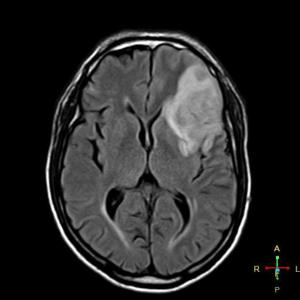
%> input picture images/3.jpg, 300 x 300 px
$ octave neuro_edge_detect.m   (GNU Octave 9; MATLAB toolbox functions it lacks are replaced by stand-ins)
%> lines starting %> are read from the running program, lines starting %| are printed output that depends on the picture
clc;
clear;
test_im = imread('images\3.jpg');
%> test_im is the input picture: size 300x300x3 uint8; mean R, G, B 39.9, 39.9, 39.8
if size(test_im,3) == 3
    test_im = rgb2gray(test_im);
%> test_im: size 300x300 uint8
end
test_im = imresize(test_im,[256 256]);
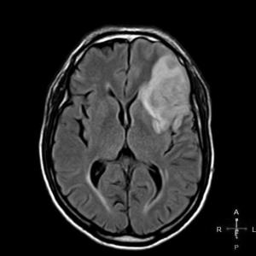
%> test_im: size 256x256 uint8; min 0, max 255, mean 39.9
test_im = im2double(test_im);
%> test_im: size 256x256 double
test_im = imnoise(test_im,'gaussian',0,0.04);
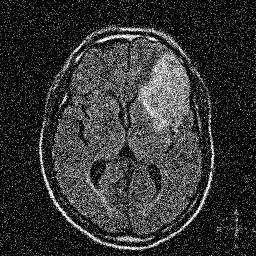
%> test_im: size 256x256 double; min 0, max 1, mean 0.203
fuzzy_edges = zeros(size(test_im));
%> (the run ends here)

$ run again, with images/1.jpg copied over images/3.jpg
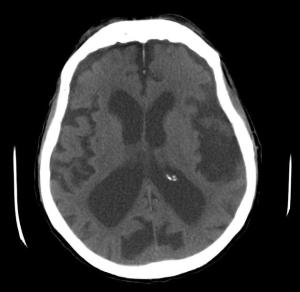
%> input picture images/1.jpg, 300 x 292 px
%> test_im is the input picture: size 292x300 uint8; min 0, max 255, mean 60.5
%> `test_im = imnoise(test_im,'gaussian',0,0.04);`:
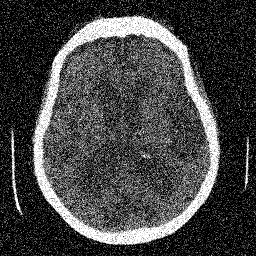
%> test_im: size 256x256 double; min 0, max 1, mean 0.269

$ run again, with images/10.jpg copied over images/3.jpg
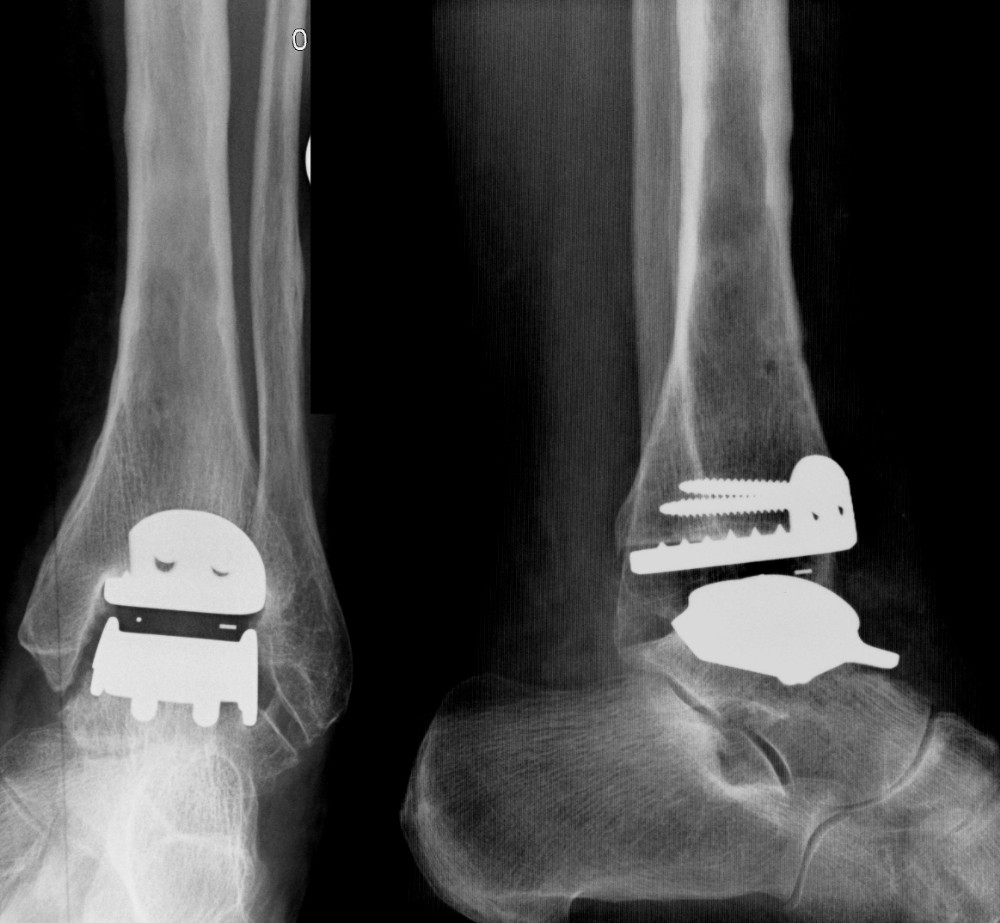
%> input picture images/10.jpg, 1000 x 923 px
%> test_im is the input picture: size 923x1000x3 uint8; min 0, max 254, mean 71.2
%> `test_im = imresize(test_im,[256 256]);`:
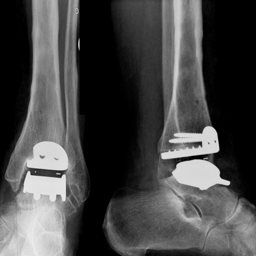
%> test_im: size 256x256 uint8; min 0, max 235, mean 71.2
%> `test_im = imnoise(test_im,'gaussian',0,0.04);`:
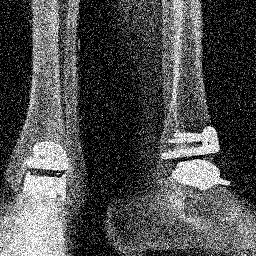
%> test_im: size 256x256 double; min 0, max 1, mean 0.308

$ run again, with images/11.jpg copied over images/3.jpg
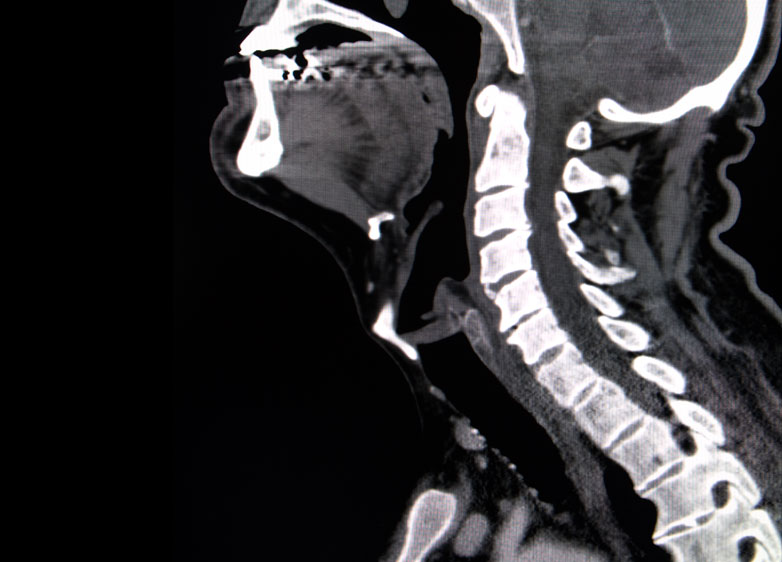
%> input picture images/11.jpg, 782 x 562 px
%> test_im is the input picture: size 562x782x3 uint8; mean R, G, B 52.6, 51.7, 53.7
%> `test_im = imresize(test_im,[256 256]);`:
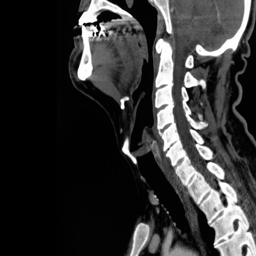
%> test_im: size 256x256 uint8; min 0, max 255, mean 52.1
%> `test_im = imnoise(test_im,'gaussian',0,0.04);`:
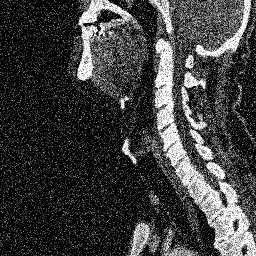
%> test_im: size 256x256 double; min 0, max 1, mean 0.244
